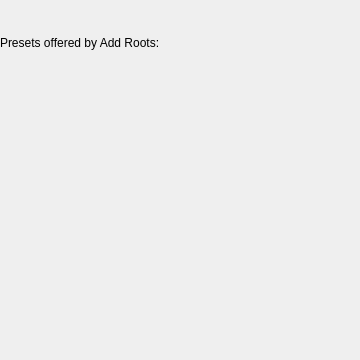
<?xml version="1.0" encoding="UTF-8"?>
<ui version="4.0">
 <class>DefaultRootLayoutsEditor</class>
 <widget class="QWidget" name="DefaultRootLayoutsEditor">
  <property name="geometry">
   <rect>
    <x>0</x>
    <y>0</y>
    <width>360</width>
    <height>360</height>
   </rect>
  </property>
  <layout class="QVBoxLayout" name="main_layout">
   <property name="leftMargin">
    <number>0</number>
   </property>
   <property name="topMargin">
    <number>0</number>
   </property>
   <property name="rightMargin">
    <number>0</number>
   </property>
   <property name="bottomMargin">
    <number>0</number>
   </property>
   <item>
    <widget class="QLabel" name="names_label">
     <property name="text">
      <string>Presets offered by Add Roots:</string>
     </property>
     <property name="buddy">
      <cstring>names_editor</cstring>
     </property>
    </widget>
   </item>
   <item>
    <widget class="RootLayoutListEditor" name="names_editor">
     <property name="toolTip">
      <string>The layouts the Add Roots dialog offers a new root, in this order. Select one to edit its layouts and fallbacks below.</string>
     </property>
    </widget>
   </item>
   <item>
    <widget class="QLabel" name="selected_label">
     <property name="font">
      <font>
       <bold>true</bold>
      </font>
     </property>
    </widget>
   </item>
   <item>
    <layout class="QVBoxLayout" name="maps_layout">
     <property name="leftMargin">
      <number>16</number>
     </property>
     <item>
      <widget class="RootLayoutsEditor" name="maps_editor"/>
     </item>
    </layout>
   </item>
  </layout>
 </widget>
 <customwidgets>
  <customwidget>
   <class>RootLayoutListEditor</class>
   <extends>QWidget</extends>
   <header>rehuco_agent.settings.ui.root_layout_list_editor</header>
  </customwidget>
  <customwidget>
   <class>RootLayoutsEditor</class>
   <extends>QWidget</extends>
   <header>rehuco_agent.rehuco.root_layouts_editor</header>
  </customwidget>
 </customwidgets>
 <resources/>
 <connections/>
</ui>
